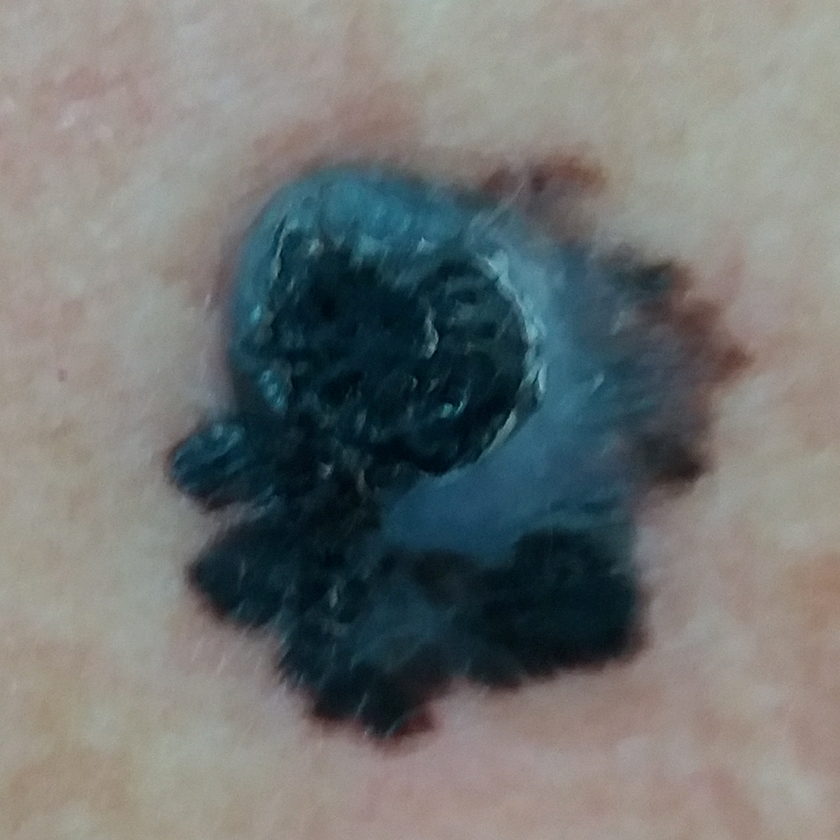
#> input picture Raw_images_masks/MEL_BAD/PAT_340_714_314.png, 840 x 840 px, shrunk from 1054 x 1054 before the run, found by its file name
$ jupyter execute --allow-errors blue_white_veil.ipynb
#> lines starting #> are read from the running program, lines starting #| are printed output that depends on the picture; after the words box and inside, x2 and y2 are one past the last pixel; in counts of white or black regions, pixels touching at a corner belong together
#### imports

[cell 1]
import cv2
import numpy as np
import matplotlib.pyplot as plt
import os

#### functions

[cell 2]
def load_image(image_path, mask_path):
    """load the image and its mask"""
    image = cv2.imread(image_path)
#> image is the input picture: shape (840, 840, 3); mean B, G, R 115.6, 116.9, 113.7
    mask = cv2.imread(mask_path, cv2.IMREAD_GRAYSCALE)
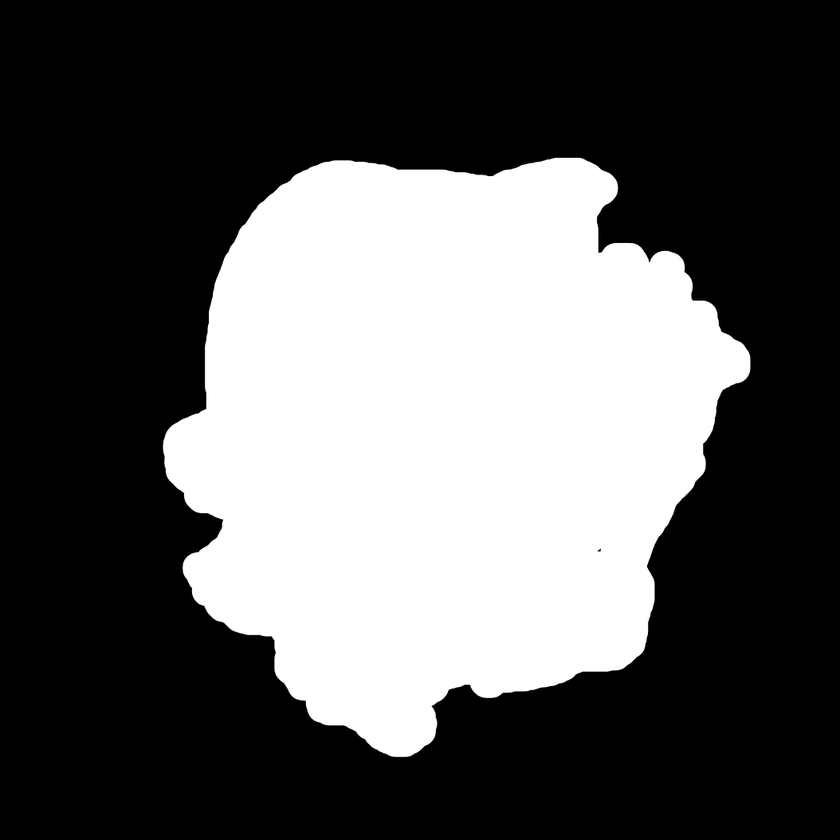
#> input picture Raw_images_masks/MEL_BAD/masks/PAT_340_714_314_mask.png, 840 x 840 px, shrunk from 1054 x 1054 before the run, found by its file name
#> mask is the input picture: shape (840, 840); min 0, max 255, mean 88.4
    return image, mask

def detect_blue_white(image, mask):
    """detect blue-white veil areas in the image using the mask"""

    # crop the image using the mask so that we only work with the lesion
    cropped_image = cv2.bitwise_and(image, image, mask=mask)
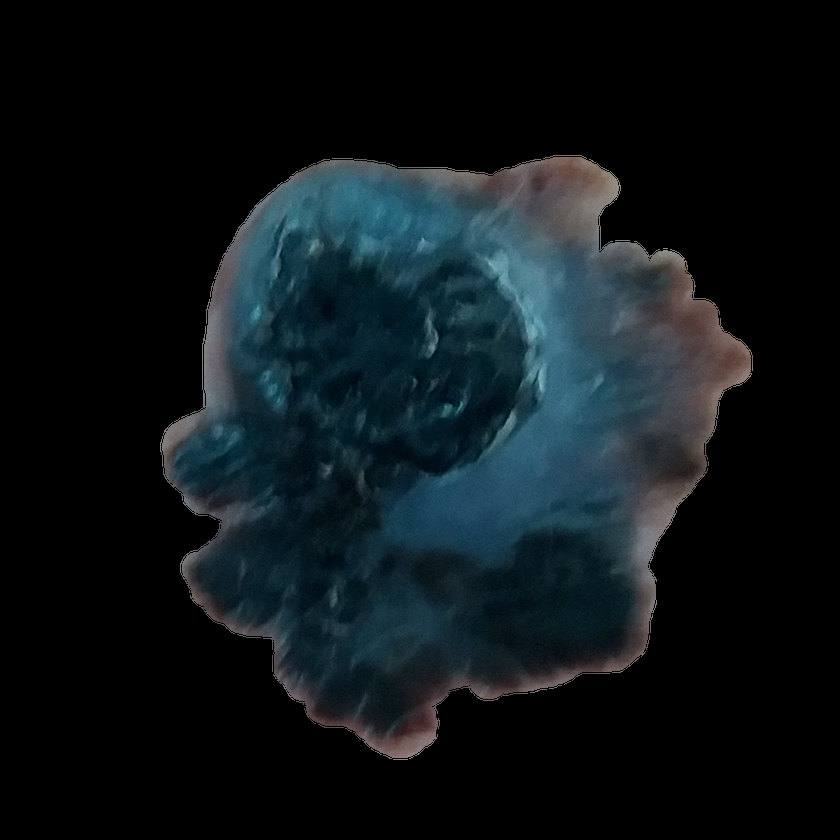
#> cropped_image: shape (840, 840, 3); mean B, G, R 24.2, 20.8, 13.4

    # convert the cropped image to HSV
    hsv = cv2.cvtColor(cropped_image, cv2.COLOR_BGR2HSV)
#> hsv: shape (840, 840, 3); mean H, S, V 33.9, 49.1, 24.8

    # define bounds for color detection - HUE | SATURATION | VALUE (brightness)
    lower_blue = np.array([90, 20, 80])
    upper_blue = np.array([150, 150, 150])

    # creates a new mask where all pixels fall within the defined bounds
    detected_mask = cv2.inRange(hsv, lower_blue, upper_blue)
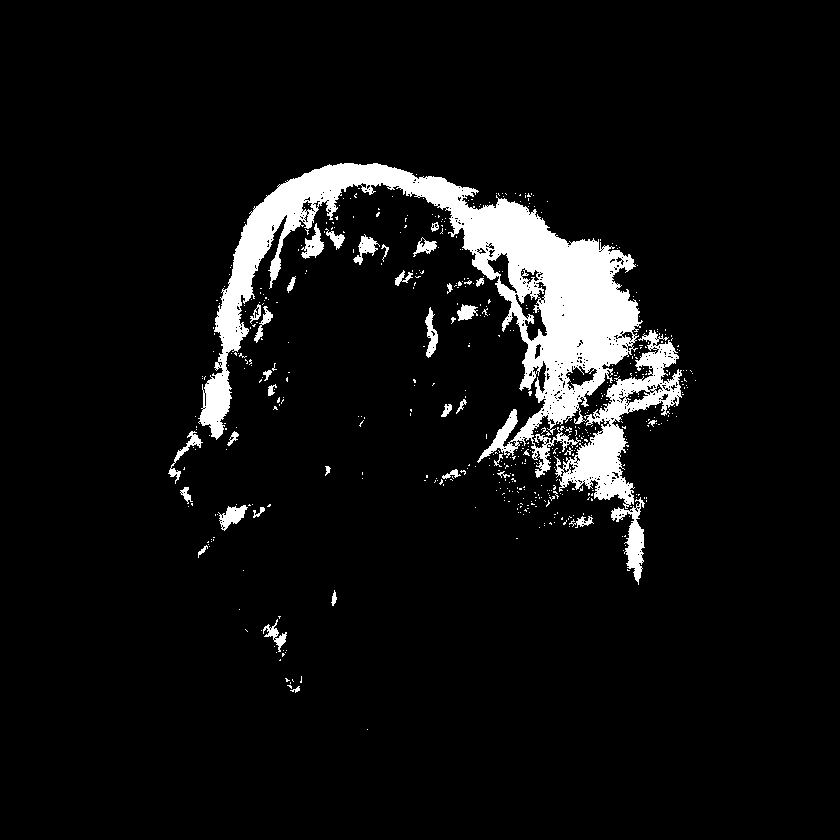
#> detected_mask: shape (840, 840); 6.5% white; 531 white regions (493 under 20 px), largest, box (x1, y1, x2, y2) and area: (198, 163, 682, 509) 39489, (611, 497, 645, 585) 1056, (301, 223, 324, 259) 382

    return detected_mask

def coverage_ratio(detected_mask, mask):
    veil_area = np.sum(detected_mask > 0) # total area of the blue-white veil
#> veil_area = 46041
    total_area = np.sum(mask > 0)
#> total_area = 248127

    coverage_ratio = round(veil_area / total_area, 4)
#> coverage_ratio = 0.186

    return coverage_ratio


def blue_white_veil(image_path, mask_path):
    """calculate the coverage ratio of blue-white veil areas"""
    image, mask = load_image(image_path, mask_path)
    detected_mask = detect_blue_white(image, mask)
    result = coverage_ratio(detected_mask, mask)

    return result

#### display images

[cell 3]
def test_images(image_path, mask_path, save_folder):
    '''used to test images to visually assess  the correctness of our algorithm'''
    image, mask = load_image(image_path, mask_path)
    detected_mask = detect_blue_white(image, mask)
    result = coverage_ratio(detected_mask, mask)
#> result = 0.186

    # check if the save folder exists, if not, create it
    if not os.path.exists(save_folder):
        os.makedirs(save_folder)

    """display the original, mask, and detected mask images with coverage ratio and saves them in given folder"""
    plt.figure(figsize=(12, 4))
    plt.subplot(1, 3, 1)
    plt.imshow(cv2.cvtColor(image, cv2.COLOR_BGR2RGB))
    plt.title('Original Image')
    plt.axis('off')

    plt.subplot(1, 3, 2)
    plt.imshow(mask, cmap='gray')
    plt.title('Manual Mask')
    plt.axis('off')

    plt.subplot(1, 3, 3)
    plt.imshow(cv2.cvtColor(detected_mask, cv2.COLOR_GRAY2RGB))
    plt.title(f'Detected Mask')
    plt.axis('off')

    plt.suptitle(f'Coverage Ratio: {result:.2%}')

    # save the figure to the designated save folder
    save_path = os.path.join(save_folder, f"result_{os.path.basename(image_path)}.png")
    plt.savefig(save_path)
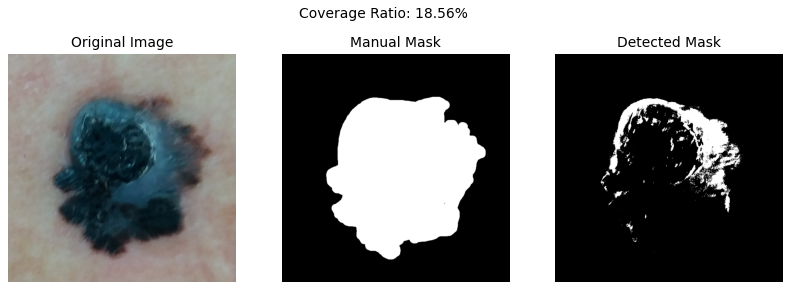
#> figure drawn by matplotlib, 3 panels
    plt.close()

    plt.show()
